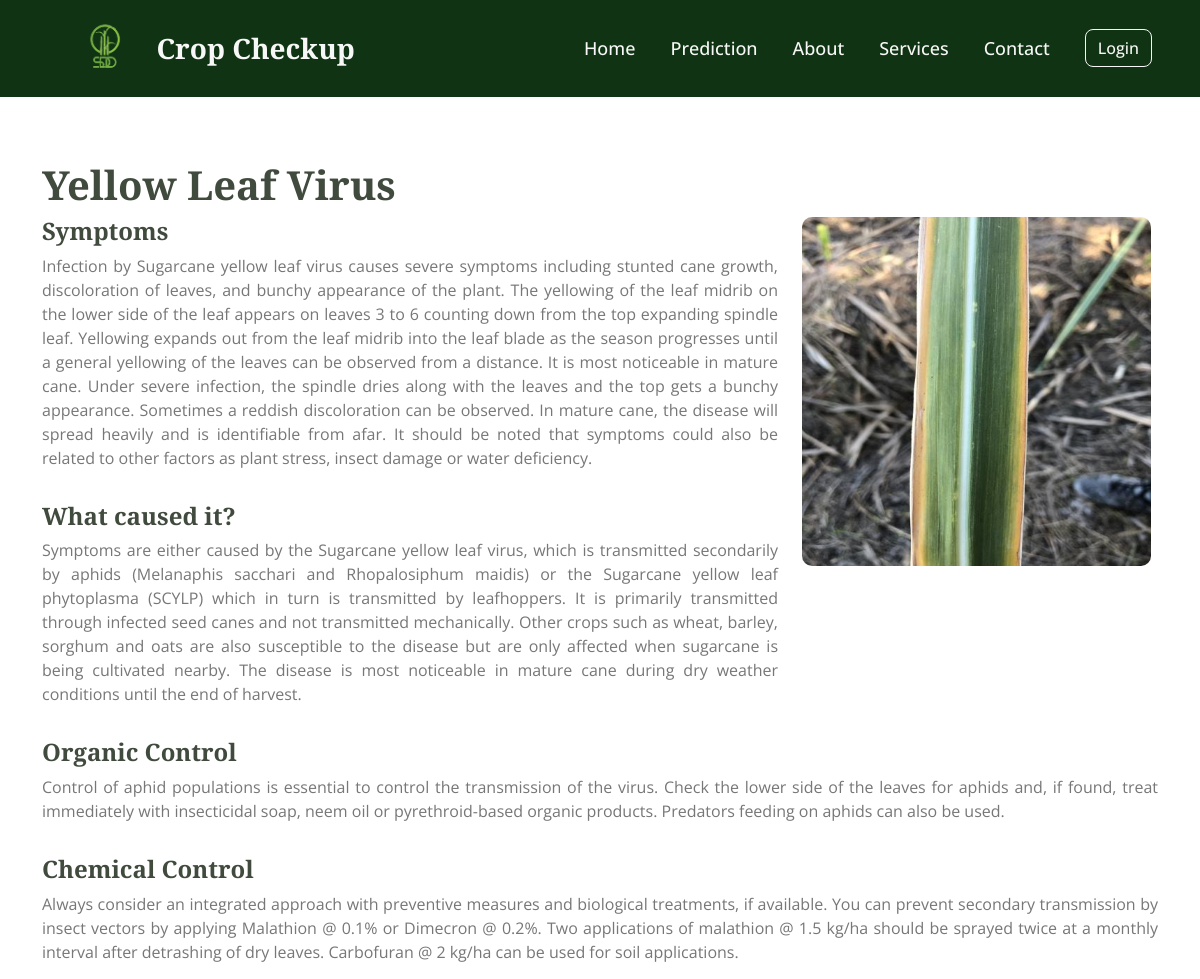
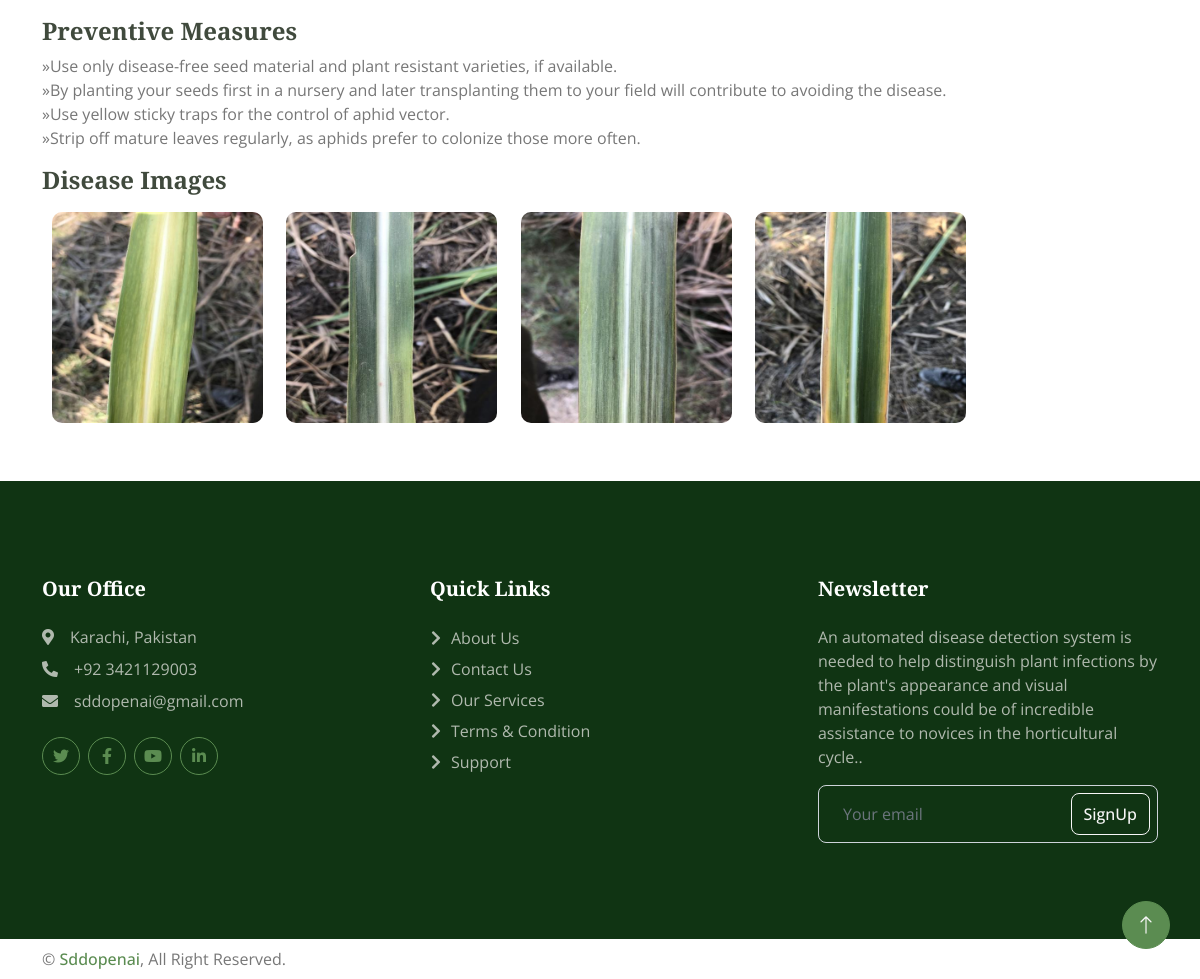
Page /disease_details/Yellow Leaf Virus/ on the committed database (2 pictures, top to bottom).
### uploads/models.py (models this page shows, shortened)
class Treatment(models.Model):
    disease_name = (
        ('Bacterial Blight', 'Bacterial Blight'),
        ('Leaf Rust', 'Leaf Rust'),
        ('Leaf Spot', 'Leaf Spot'),
        ('Mite Insect', 'Mite Insect'),
        ('Red Rot', 'Red Rot'),
        ('Red Rust', 'Red Rust'),
        ('White Fly', 'White Fly'),
        ('Yellow Leaf Virus', 'Yellow Leaf Virus')
        )
    disease = models.CharField(max_length=200, null=True, choices=disease_name)
    symptoms = models.CharField(max_length=1000, null=True)
    caused = models.CharField(max_length=1000, null=True)
    organic_control = models.CharField(max_length=1000, null=True)
    chemical_control = models.CharField(max_length=1000, null=True)
    preventive_measures = models.CharField(max_length=1000, null=True)

### uploads/views.py (the view)
# urls.py: path('disease_details/<str:disease>/', views.disease_details, name='disease_details'),
def disease_details(request, disease):
    treatment = Treatment.objects.get(disease=disease)
    symptoms, caused, organic_control, chemical_control, preventive_measures = get_treatment(treatment)
    context = {
        'treatment': treatment,
        'symptoms': symptoms,
        'caused': caused,
        'organic_control': organic_control,
        'chemical_control': chemical_control,
        'preventive_measures': preventive_measures,
    }
    return render(request, 'disease_details.html', context)

### uploads/utils.py (called while the page is built)
def get_treatment(treatment):
    symptoms = treatment.symptoms
    caused = treatment.caused
    organic_control = treatment.organic_control
    chemical_control = treatment.chemical_control
    preventive_measures = treatment.preventive_measures
    preventive_measures = preventive_measures.split(".")
    return symptoms, caused, organic_control, chemical_control, preventive_measures

### templates/disease_details.html (shortened to what this page needs)
{% extends 'base.html' %}
{% block body %}
{% load static %}
<div class="container mt-5">
    <h1 class="pt-3">{{ treatment.disease }}</h1>
    <div class="row">
      <div class="col-lg-8">
        <h4>Symptoms</h5>
        <p style="text-align: justify">{{symptoms }}</p>
        <h4 class="pt-3">What caused it?</h5>
        <p style="text-align: justify">{{caused }}</p>
      </div>
      <div class="col-lg-4">
        {% if treatment.disease == 'Leaf Rust' %}
        <img class="img-fluid image_disease_page" src="{% static 'img/leaf_rust.jpg' %}" alt="">
        {% elif treatment.disease == 'Bacterial Blight' %}
        <img class="img-fluid image_disease_page" src="{% static 'img/Bacterial Blight.jpg' %}" alt="">
        {% elif treatment.disease == 'Mite Insect' %}
        <img class="img-fluid image_disease_page" src="{% static 'img/mite insect.jpg' %}" alt="">
        {% elif treatment.disease == 'Red Rot' %}
        <img class="img-fluid image_disease_page" src="{% static 'img/Red Rot.jpg' %}" alt="">
        {% elif treatment.disease == 'Leaf Spot' %}
        <img class="img-fluid image_disease_page" src="{% static 'img/Disease/leaf spot2.jpg' %}" alt="">
        {% elif treatment.disease == 'Yellow Leaf Virus' %}
        <img class="img-fluid image_disease_page" src="{% static 'img/Disease/Yellow Leaf Virus3.jpg' %}" alt="">
        {% elif treatment.disease == 'Red Rust' %}
        <img class="img-fluid image_disease_page" src="{% static 'img/Disease/Red_Rust1.jpg' %}" alt="">
        {% elif treatment.disease == 'White Fly' %}
        <img class="img-fluid image_disease_page" src="{% static 'img/Disease/white_fly3.jpg' %}" alt="">
        {% endif %}
      </div>
      <h4 class="pt-3">Organic Control</h5>
        <p style="text-align: justify">{{organic_control }}</p>
        <h4 class="pt-3">Chemical Control</h5>
        <p style="text-align: justify">{{chemical_control }}</p>
        <h4 class="pt-3">Preventive Measures</h5>
        {% for measure in preventive_measures %}
        <li class="treatment_li">{{ measure }}.</li>
        {% endfor %}
    </div>
        <h4 class="pt-3">Disease Images</h4>
        <div style=" max-width: 960px;">
        {% if treatment.disease == 'Leaf Rust' %}
            <img class="img-table-responsive disease_image " src="{% static 'img/leaf_rust.jpg' %}" alt="">
            <img class="img-table-responsive disease_image " src="{% static 'img/Disease/leaf_rust1.jpg' %}" alt="">
            <img class="img-table-responsive disease_image " src="{% static 'img/Disease/leaf_rust2.jpg' %}" alt="">
            <img class="img-table-responsive disease_image " src="{% static 'img/Disease/leaf_rust3.jpg' %}" alt="">
        {% elif treatment.disease == 'Yellow Leaf Virus' %}
            <img class="img-table-responsive disease_image" src="{% static 'img/Yellow Leaf Virus.jpg' %}" alt="">
            <img class="img-table-responsive disease_image" src="{% static 'img/Disease/Yellow Leaf Virus1.jpg' %}" alt="">
            <img class="img-table-responsive disease_image" src="{% static 'img/Disease/Yellow Leaf Virus2.jpg' %}" alt="">
            <img class="img-table-responsive disease_image" src="{% static 'img/Disease/Yellow Leaf Virus3.jpg' %}" alt="">
        {% endif %}
        </div>
    </div>
{% endblock body %}

### static/css/style.css (style rules this page uses)
.container { overflow-x: hidden; }
:root { --primary: #5b8c51; --secondary: #869183; --light: #f7f7f7; --dark: #404a3d; }
.disease_image { display: inline-block; max-width: 98%; height: auto; width: 22%; margin: 1%; border-radius: 10px; }
.image_disease_page { display: block; max-width: 100%; height: auto; width: 98%; border-radius: 10px; }

### static/css/style1.css (style rules this page uses)
.treatment_li { list-style: none; }
.treatment_li::before { content: "\00BB"; }

### rows in the picture
Treatment: disease "Yellow Leaf Virus", symptoms "Infection by Sugarcane yellow leaf virus causes severe symptoms including stunted cane growth, discoloration of leaves, and bunchy appearance of the plant. The yellowing of the leaf midrib on the lower side of the leaf appears on leaves 3 to 6 counting down from the top expanding spindle leaf. Yellowing expands out from the leaf midrib into the leaf blade as the season progresses until a general yellowing of the leaves can be observed from a distance. It is most noticeable in mature cane. Under severe infection, the spindle dries along with the leaves and the top gets a bunchy appearance. Sometimes a reddish discoloration can be observed. In mature cane, the disease will spread heavily and…", caused "Symptoms are either caused by the Sugarcane yellow leaf virus, which is transmitted secondarily by aphids (Melanaphis sacchari and Rhopalosiphum maidis) or the Sugarcane yellow leaf phytoplasma (SCYLP) which in turn is transmitted by leafhoppers. It is primarily transmitted through infected seed canes and not transmitted mechanically. Other crops such as wheat, barley, sorghum and oats are also susceptible to the disease but are only affected when sugarcane is being cultivated nearby. The disease is most noticeable in mature cane during dry weather conditions until the end of harvest.", organic_control "Control of aphid populations is essential to control the transmission of the virus. Check the lower side of the leaves for aphids and, if found, treat immediately with insecticidal soap, neem oil or pyrethroid-based organic products. Predators feeding on aphids can also be used.", chemical_control "Always consider an integrated approach with preventive measures and biological treatments, if available. You can prevent secondary transmission by insect vectors by applying Malathion @ 0.1% or Dimecron @ 0.2%. Two applications of malathion @ 1.5 kg/ha should be sprayed twice at a monthly interval after detrashing of dry leaves. Carbofuran @ 2 kg/ha can be used for soil applications."

### other values in the picture
{{ measure }} "Use only disease-free seed material and plant resistant varieties, if available" "By planting your seeds first in a nursery and later transplanting them to your field will contribute to avoiding the disease" "Use yellow sticky traps for the control of aphid vector" "Strip off mature leaves regularly, as aphids prefer to colonize those more often"
